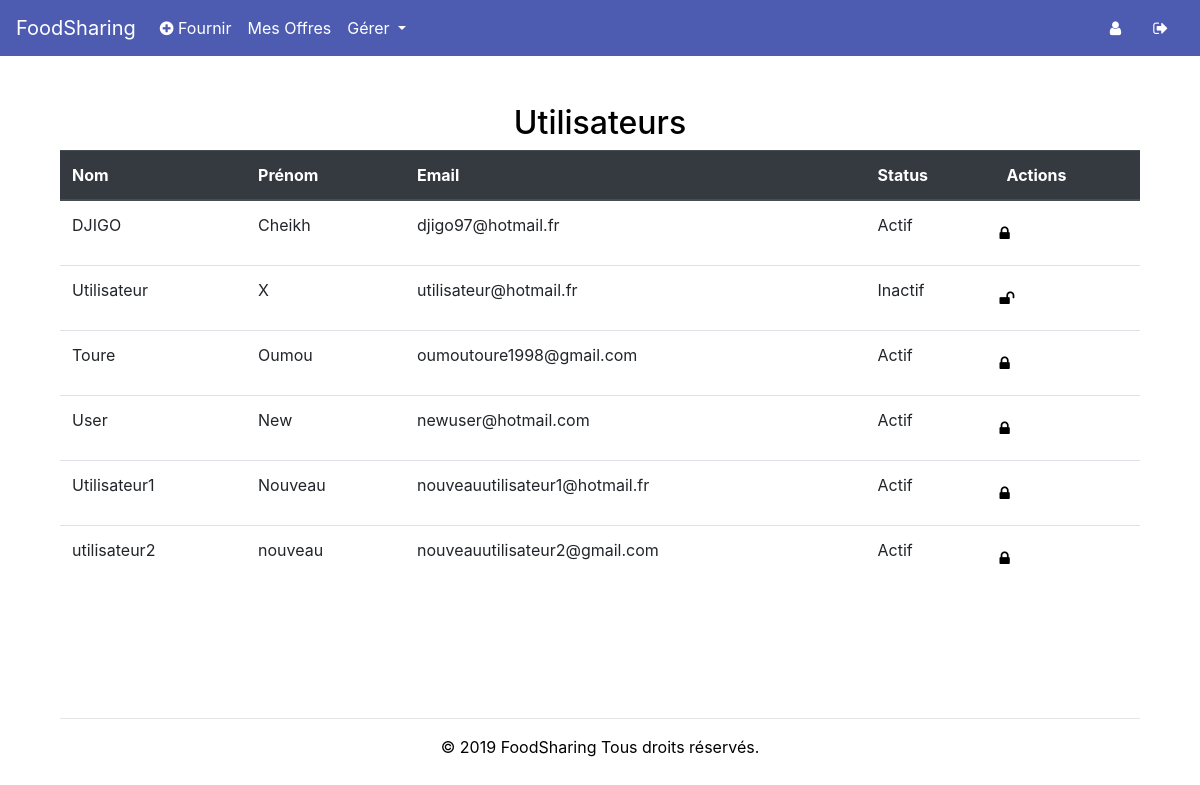
Page /manage_users (signed in) on the earlier database version.
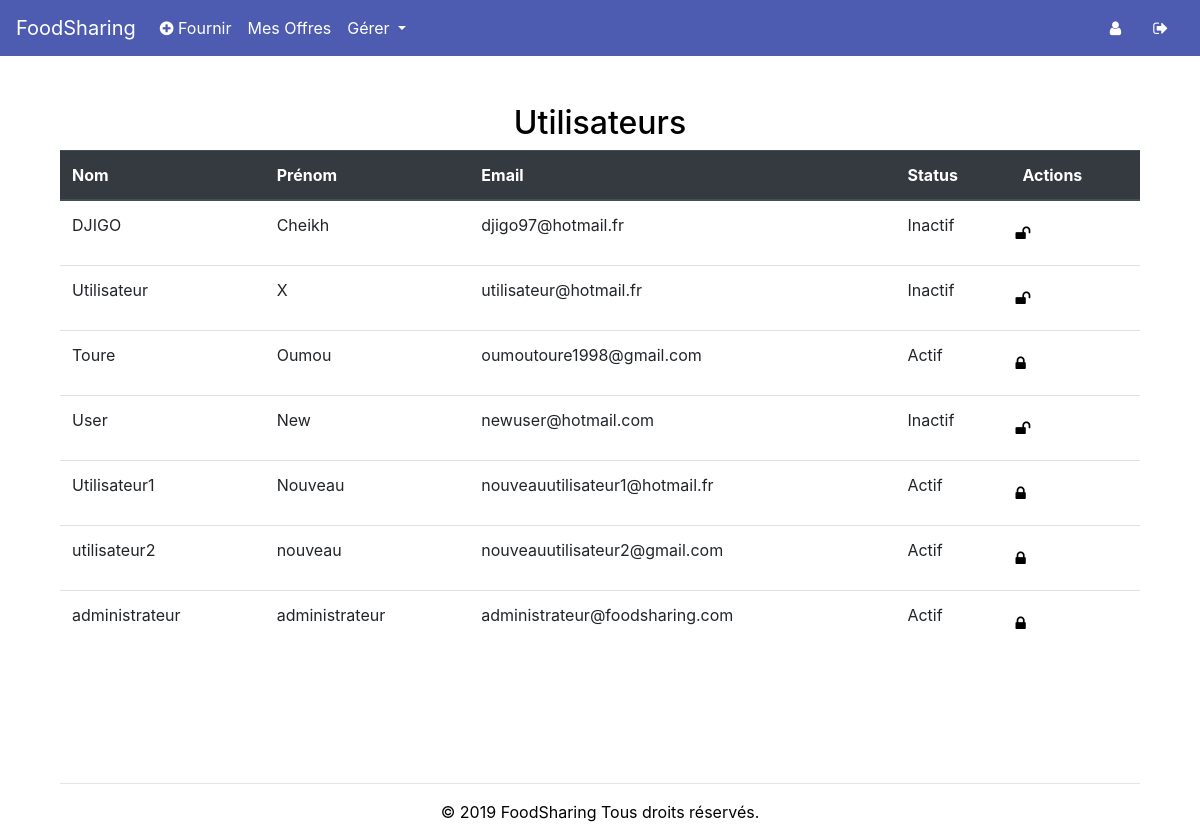
Same page on the later database version.
### tables this page shows
CREATE TABLE regularsUsers (
    user_id INTEGER PRIMARY KEY,
    first_name varchar(255) NOT NULL,
    last_name varchar(255) NOT NULL,
    email varchar(255) NOT NULL UNIQUE,
    password varchar(255) NOT NULL
, phonenumber VARCHAR(255), status varchar(255) default 'Actif');

### app.py (the view)
@app.route('/manage_users')
def manage_system_users():
    if session.get("id") is None:
        return redirect('/')
    else:
        if session.get("role")[0] == "Administrateur":
            db = Database()
            users = db.get_all_users_except_actual(session.get("id"))
            role = session.get("role")
            db.disconnect()
            return render_template('manage_users.html', year=now, users=users, role=role[0])
        else:
            return redirect('/')

### database.py (called while the page is built)
    def get_connection(self):
        if self.connection is None:
            try:
                self.connection = sqlite3.connect('database/users.db')
            except sqlite3.Error as error:
                print("Failed to insert Python variable into sqlite table", error)
        return self.connection

    def disconnect(self):
        if self.connection is not None:
            self.connection.close()

    def get_all_users_except_actual(self, id):
        connect = self.get_connection()
        cur = connect.cursor()
        cur.execute("SELECT * FROM regularsUsers WHERE user_id != ?", (id,))
        result = cur.fetchall()
        if result is None:
            return None
        else:
            return result

### templates/manage_users.html (shortened to what the changed rows need)
<!DOCTYPE html>
 <html class="not-ie no-js" lang="fr">
    <head>
        <link href="https://stackpath.bootstrapcdn.com/bootstrap/4.3.1/css/bootstrap.min.css" rel="stylesheet">
        <link href="/static/css/HomeStyle.css" rel="stylesheet">
        <link rel="stylesheet" href="https://cdnjs.cloudflare.com/ajax/libs/font-awesome/4.7.0/css/font-awesome.min.css">
    </head>
    <body>
            <div class="container">
                <div class="col-md-8" style="margin: 0 auto;">
                    <h2 class="text-center message">Utilisateurs</h2>
                </div>
    	        <div class="container">
                    {% if users|length %}
                         <table class="table">
                          <thead class="thead-dark">
                            <tr>
                                <th scope="col">Nom</th>
                                <th scope="col">Prénom</th>
                                <th scope="col">Email</th>
                                <th scope="col">Status</th>
                                <th scope="col">Actions</th>
                            </tr>
                          </thead>
                          <tbody>
                        {% for user in users%}
                            <tr>
                              <td>{{ user[2] }}</td>
                              <td>{{ user[1] }}</td>
                              <td>{{ user[3] }}</td>
                              <td>{{ user[6] }}</td>
                                <td>
                                    <div class="row">
                                        <a href="/change_user_status/{{ user[0] }}?p={{ user[6] }}" style="text-decoration: none; color: black;padding:.5rem;" title="Changer status">
                                            {% if user[6] == "Actif" %}
                                                <i class="fa fa-lock"></i>
                                            {% else %}
                                                <i class="fa fa-unlock"></i>
                                            {% endif %}
                                        </a>
                                    </div>
                                </td>
                            </tr>
                        {% endfor %}
                        </tbody>
                    </table>
                    {% else %}
                        <h3 class="text-center" style="color:grey;">Aucun utilisateurs inscrits</h3>
                    {% endif %}
			</div></div>
    </body>

Differences in the rows shown:
changed regularsUsers "DJIGO": status "Actif" → "Inactif"
changed regularsUsers "User": status "Actif" → "Inactif"
added regularsUsers: last_name "administrateur", first_name "administrateur", email "administrateur@foodsharing.com", status "Actif"
